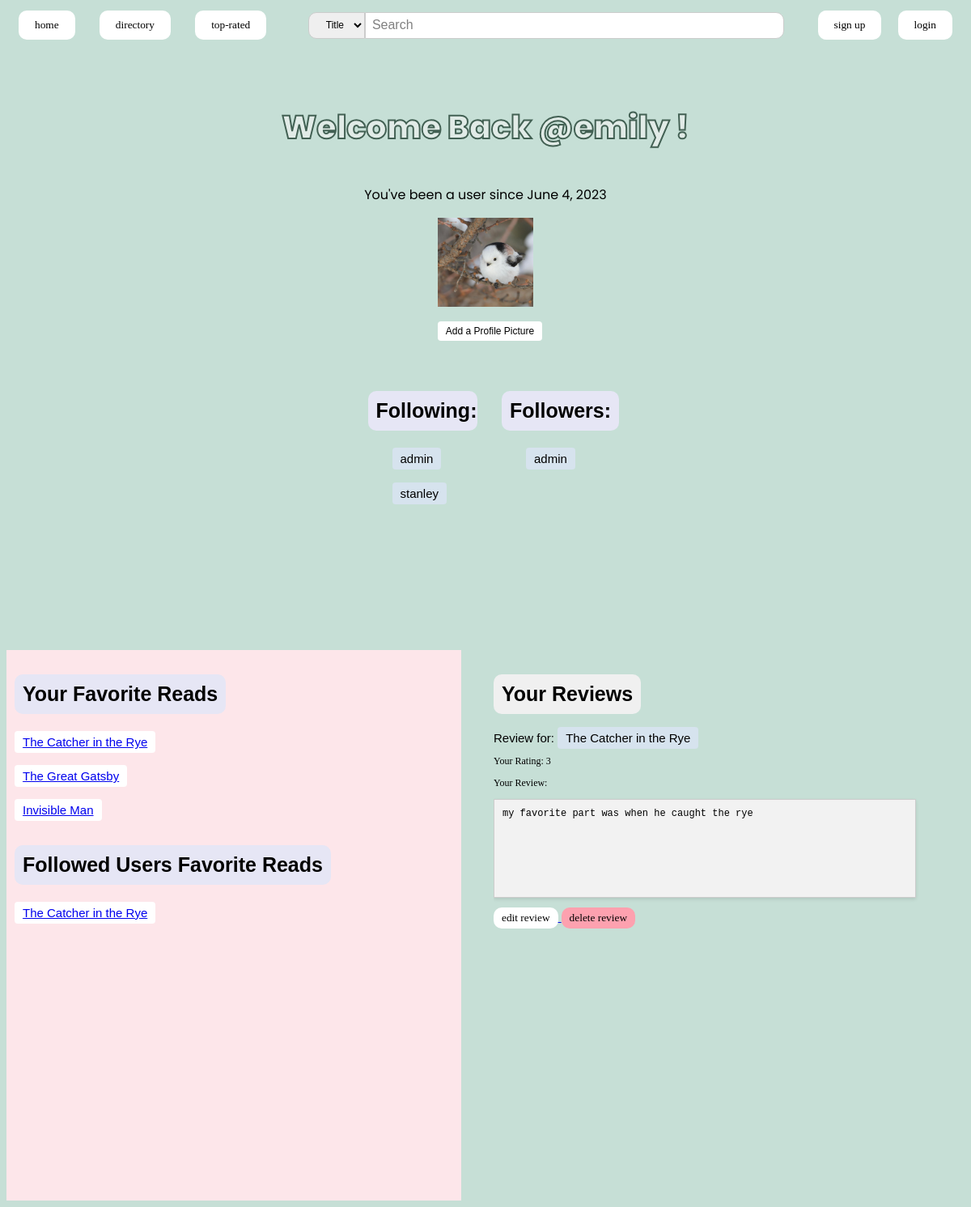
Page /profiles/14/page on the committed database.
### profiles/models.py (models this page shows, shortened)
class UserProfile(models.Model):
    user = models.ForeignKey(User, on_delete=models.CASCADE, blank=True, default=0, related_name="profile")
    profile_picture = models.ImageField(upload_to='profile_pictures/', blank=True, null=True)
    favorite_books = models.ManyToManyField(Book, blank=True)
    followed_users = models.ManyToManyField("self", blank=True, related_name="following", symmetrical=False)
    follower_users = models.ManyToManyField("self", blank=True, related_name="followers", symmetrical=False)

### books/models.py (models this page shows, shortened)
class Book(models.Model):
    title = models.CharField(max_length=200, blank=False)
    author = models.CharField(max_length=200)
    pub_year = models.IntegerField(default=-1, blank=True)
    isbn = models.CharField(max_length=13, blank=True)
    olid = models.CharField(max_length=11, blank=True)

### reviews/models.py (models this page shows)
class Review(models.Model):
    user = models.ForeignKey(User, on_delete=models.CASCADE, blank=True)
    book = models.ForeignKey(Book, on_delete=models.CASCADE)
    rating = models.IntegerField(blank=False, default=0)
    text = models.CharField(blank=False,max_length=500)
    images = models.ImageField(upload_to='review_images/',blank=True)
    likes=models.ManyToManyField(User, related_name='liked_reviews', blank=True)
    dislikes=models.ManyToManyField(User, related_name='disliked_reviews', blank=True)

### profiles/views.py (the view)
# urls.py: path("<int:user_id>/page", views.user_profile, name="user-profile"),
def user_profile(request, user_id):
    profile_user = User.objects.get(pk=user_id)
    if profile_user is not None:
        try:
            profile = UserProfile.objects.filter(user=profile_user)[0]
        except:
            profile = UserProfile.objects.create(user=profile_user)
        reviews = Review.objects.filter(user=profile_user)
        followed_fav_books = set()
        for followed_user in profile.followed_users.all():
            for book in followed_user.favorite_books.all():
                if book not in followed_fav_books:
                    followed_fav_books.add(book)
        context =  {
            'profile_user': profile_user,
            'reviews': reviews,
            'profile': profile,
            'followed_fav_books': followed_fav_books,
        }
        return render(request, 'profiles/user-profile.html', context)
    return None

### templates/profiles/user-profile.html (shortened to what this page needs)
{% extends "base.html" %}
{% block content %}
    <h2 class = "user-back">Welcome Back @{{profile_user.username}} !</h2>
    <p class = "date-userhood">You've been a user since {{profile_user.date_joined.date}}</p>
    <p class = "profile-things">
      {% if profile.profile_picture %}
        <img src="{{ MEDIA_URL }}{{ profile.profile_picture }}" alt="Profile Picture" style="width: 10%; height: 100%; margin-left: 45%;">
      {% endif %}
      <form method="post" enctype="multipart/form-data">
          <a class = "add-pfp" href="{% url 'profiles:upload_profile_picture' profile_user.id %}">Add a Profile Picture </a>
      </form>
    </p>
    <div class="ff-cont">
      <div class="lsection">
        <h2 class="header-1">Following:</h2>
        {% for followed_user in profile.followed_users.all %}
          <p><a class="user-title" href="{% url 'profiles:profile' followed_user.user_id %}">{{ followed_user.user.username }}</a></p>
        {% empty %}
          <p>None</p>
        {% endfor %}
      </div>
      <div class="rsection">
        <h2 class="header-1">Followers:</h2>
        {% for follower in profile.follower_users.all %}
          <p><a class="user-title" href="{% url 'profiles:profile' follower.user_id %}">{{ follower.user.username }}</a></p>
        {% empty %}
          <p>None</p>
        {% endfor %}
      </div>
    </div>
    <div class="grid-container">
        <div class="left-s">
          <h2 class="header-1">Your Favorite Reads</h2>
          {% for book in profile.favorite_books.all %}
          <p class="my-fav-book"><a href="{% url 'books:view_book' book.id %}">{{ book.title }}</a></p>
          {% empty %}
          <p class="my-fav-book">No favorite books.</p>
          {% endfor %}
          <h2 class="header-1">Followed Users Favorite Reads</h2>
          {% for book in followed_fav_books %}
            <p class="my-fav-book"><a href="{% url 'books:view_book' book.id %}">{{ book.title }}</a></p>
          {% empty %}
            <p class="my-fav-book">No favorite books.</p>
          {% endfor %}
        </div>
        <div class="right-s">
          <h2 class="header-2">Your Reviews</h2>
          {% for review in reviews %}
          <div class="review-row">
            <div class="review-books">
              <b class="rev-for">Review for: <a class="rand-title" href="{% url 'books:view_book' review.book.id %}">{{review.book.title}}</a></b>
            </div>
            <div class="review-contents">
              <p class="rating-prof">Your Rating: {{review.rating}}</p>
              <p class="rating-prof">Your Review:</p>
              <p class="user-rev">{{review.text}}</p>
              <a href="{% url 'books:edit_review' review.book.id %}">
                <button type="edit-rev" class="edit-rev">Edit Review</button>
              </a>
              <a href="{% url 'books:edit_review' review.book.id %}">
                <button type="delete-rev" class="rev-button delete-button">Delete Review</button>
              </a>
            </div>
          </div>
          {% endfor %}
        </div>
      </div>
{% endblock %}

### static/css/stars.css (style rules this page uses)
:root { --star-color: #fff; --star-background: #fc0; }

### static/css/base.css (style rules this page uses)
body { background-color: #c6dfd6; }

### static/css/book.css (style rules this page uses)
.rev-button { display: inline-block; font-family: Verdana; text-transform: lowercase; color: black; background-color: white; padding: 5px 10px; border: none; border-radius: 10px; text-align: center; text-decoration: none; cursor: pointer; }
.user-rev { background-color: #f2f2f2; padding: 10px; border: 1px solid #ccc; box-shadow: 0 2px 4px rgba(0, 0, 0, 0.1); font-family: 'Courier New', Courier, monospace; font-size: 12px; max-width: 500px; min-height: 100px; }
.delete-button { background-color:rgb(253, 161, 175); }

### static/css/user_profile.css (style rules this page uses)
.user-back { text-align:center; -webkit-text-stroke: 2px #426053; font-family: 'Poppins'; font-style: normal; font-weight: 400; font-size: 50px; line-height: 75px; color: #e1ebe7; font-size: 40px; font-family:"Poppins", sans-serif; font-weight: 800; }
.date-userhood { font-family:"Poppins", sans-serif; text-align: center; }
.my-fav-book { margin-left:10px; padding: 5px 10px; background-color: white; color: black; text-decoration: none; border-radius: 4px; font-family:Verdana, Geneva, Tahoma, sans-serif; font-weight:normal; font-size: 15px; max-width:fit-content; }
.rev-for { font-family:Verdana, Geneva, Tahoma, sans-serif; font-weight:normal; font-size: 15px; }
.user-title { padding: 5px 10px; background-color: rgb(214, 227, 238); color: black; text-decoration: none; border-radius: 4px; font-family:Verdana, Geneva, Tahoma, sans-serif; font-weight:normal; font-size: 15px; max-width:fit-content; display: flex; justify-content: center; margin-left:40px; }
.rand-title { padding: 5px 10px; background-color: rgb(214, 227, 238); color: black; text-decoration: none; border-radius: 4px; font-family:Verdana, Geneva, Tahoma, sans-serif; font-weight:normal; font-size: 15px; max-width:fit-content; }
form { align-items: center; justify-content: center; }
.add-pfp { padding: 5px 10px; background-color: white; color: black; text-decoration: none; border-radius: 4px; font-family:Verdana, Geneva, Tahoma, sans-serif; font-weight:normal; font-size: 12px; max-width:fit-content; margin-left:45%; }
.grid-container { padding-top: 30px; display: grid; grid-template-columns: 1fr 1fr; gap: 20px; }
.left-s { flex: 1; margin-right: 20px; background-color: rgb(253, 230, 234); }
.right-s { flex: 1; height: 85vh; overflow: auto; }
.ff-cont { padding-top: 20px; display: grid; grid-template-columns: 1fr 1fr; gap: 20px; }
.lsection { flex: 1; margin-left: 75%; height: 40vh; overflow: auto; }
.rsection { flex: 1; height: 40vh; overflow: auto; }
.rating-prof { font-family:Verdana; font-size: 12px; }
.header-1 { padding:10px; font-family: 'Trebuchet MS', 'Lucida Sans Unicode', 'Lucida Grande', 'Lucida Sans', Arial, sans-serif; font-size: 25px; background-color: #e6e6f5; border-radius: 10px; max-width: fit-content; margin-top: 30px; margin-left:10px; }
.header-2 { padding:10px; font-family: 'Trebuchet MS', 'Lucida Sans Unicode', 'Lucida Grande', 'Lucida Sans', Arial, sans-serif; font-size: 25px; background-color: #F0F0F0; border-radius: 10px; max-width: fit-content; margin-top: 30px; }
.edit-rev { font-family: Verdana; text-transform: lowercase; color: black; background-color: white; padding: 5px 10px; border: none; border-radius: 10px; text-align: center; text-decoration: none; cursor: pointer; margin-bottom:20px; }

### rows in the picture
UserProfile: profile_picture (picture)
UserProfile: user.username "admin"
UserProfile: user.username "stanley"
Book: title "The Catcher in the Rye"
Book: title "The Great Gatsby"
Book: title "Invisible Man"
Review: book "The Catcher in the Rye", rating "3", text "my favorite part was when he caught the rye"

### other values in the picture
{{ profile_user.username }} "emily"
{{ profile_user.date_joined.date }} "June 4, 2023"
